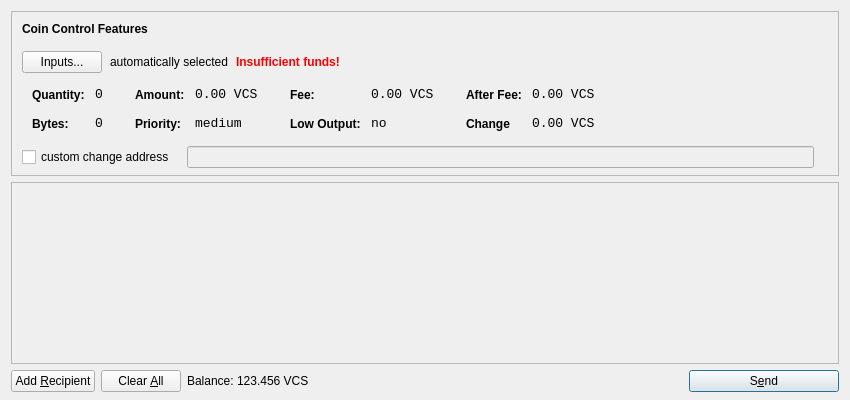
<?xml version="1.0" encoding="UTF-8"?>
<ui version="4.0">
 <class>SendCoinsDialog</class>
 <widget class="QDialog" name="SendCoinsDialog">
  <property name="geometry">
   <rect>
    <x>0</x>
    <y>0</y>
    <width>850</width>
    <height>400</height>
   </rect>
  </property>
  <property name="windowTitle">
   <string>Send Coins</string>
  </property>
  <layout class="QVBoxLayout" name="verticalLayout" stretch="0,1,0">
   <property name="bottomMargin">
    <number>8</number>
   </property>
   <item>
    <widget class="QFrame" name="frameCoinControl">
     <property name="sizePolicy">
      <sizepolicy hsizetype="Expanding" vsizetype="Expanding">
       <horstretch>0</horstretch>
       <verstretch>0</verstretch>
      </sizepolicy>
     </property>
     <property name="maximumSize">
      <size>
       <width>16777215</width>
       <height>16777215</height>
      </size>
     </property>
     <property name="frameShape">
      <enum>QFrame::StyledPanel</enum>
     </property>
     <property name="frameShadow">
      <enum>QFrame::Sunken</enum>
     </property>
     <layout class="QVBoxLayout" name="verticalLayoutCoinControl2">
      <property name="spacing">
       <number>-1</number>
      </property>
      <property name="leftMargin">
       <number>0</number>
      </property>
      <property name="topMargin">
       <number>0</number>
      </property>
      <property name="rightMargin">
       <number>0</number>
      </property>
      <property name="bottomMargin">
       <number>6</number>
      </property>
      <item>
       <layout class="QVBoxLayout" name="verticalLayoutCoinControl" stretch="0,0,0,0,1">
        <property name="spacing">
         <number>0</number>
        </property>
        <property name="leftMargin">
         <number>10</number>
        </property>
        <property name="topMargin">
         <number>10</number>
        </property>
        <item>
         <layout class="QHBoxLayout" name="horizontalLayoutCoinControl1">
          <property name="bottomMargin">
           <number>15</number>
          </property>
          <item>
           <widget class="QLabel" name="labelCoinControlFeatures">
            <property name="sizePolicy">
             <sizepolicy hsizetype="Preferred" vsizetype="Maximum">
              <horstretch>0</horstretch>
              <verstretch>0</verstretch>
             </sizepolicy>
            </property>
            <property name="font">
             <font>
              <weight>75</weight>
              <bold>true</bold>
             </font>
            </property>
            <property name="styleSheet">
             <string notr="true">font-weight:bold;</string>
            </property>
            <property name="text">
             <string>Coin Control Features</string>
            </property>
           </widget>
          </item>
         </layout>
        </item>
        <item>
         <layout class="QHBoxLayout" name="horizontalLayoutCoinControl2" stretch="0,0,0,0">
          <property name="spacing">
           <number>8</number>
          </property>
          <property name="bottomMargin">
           <number>10</number>
          </property>
          <item>
           <widget class="QPushButton" name="pushButtonCoinControl">
            <property name="styleSheet">
             <string notr="true"/>
            </property>
            <property name="text">
             <string>Inputs...</string>
            </property>
           </widget>
          </item>
          <item>
           <widget class="QLabel" name="labelCoinControlAutomaticallySelected">
            <property name="text">
             <string>automatically selected</string>
            </property>
            <property name="margin">
             <number>5</number>
            </property>
           </widget>
          </item>
          <item>
           <widget class="QLabel" name="labelCoinControlInsuffFunds">
            <property name="font">
             <font>
              <weight>75</weight>
              <bold>true</bold>
             </font>
            </property>
            <property name="styleSheet">
             <string notr="true">color:red;font-weight:bold;</string>
            </property>
            <property name="text">
             <string>Insufficient funds!</string>
            </property>
            <property name="margin">
             <number>5</number>
            </property>
           </widget>
          </item>
          <item>
           <spacer name="horizontalSpacerCoinControl">
            <property name="orientation">
             <enum>Qt::Horizontal</enum>
            </property>
            <property name="sizeHint" stdset="0">
             <size>
              <width>40</width>
              <height>1</height>
             </size>
            </property>
           </spacer>
          </item>
         </layout>
        </item>
        <item>
         <widget class="QWidget" name="widgetCoinControl" native="true">
          <property name="sizePolicy">
           <sizepolicy hsizetype="Preferred" vsizetype="Preferred">
            <horstretch>0</horstretch>
            <verstretch>0</verstretch>
           </sizepolicy>
          </property>
          <property name="minimumSize">
           <size>
            <width>0</width>
            <height>0</height>
           </size>
          </property>
          <property name="styleSheet">
           <string notr="true"/>
          </property>
          <layout class="QHBoxLayout" name="horizontalLayoutCoinControl5">
           <property name="margin">
            <number>0</number>
           </property>
           <item>
            <layout class="QHBoxLayout" name="horizontalLayoutCoinControl3" stretch="0,0,0,1">
             <property name="spacing">
              <number>20</number>
             </property>
             <property name="topMargin">
              <number>0</number>
             </property>
             <property name="bottomMargin">
              <number>10</number>
             </property>
             <item>
              <layout class="QFormLayout" name="formLayoutCoinControl1">
               <property name="horizontalSpacing">
                <number>10</number>
               </property>
               <property name="verticalSpacing">
                <number>14</number>
               </property>
               <property name="leftMargin">
                <number>10</number>
               </property>
               <property name="topMargin">
                <number>4</number>
               </property>
               <property name="rightMargin">
                <number>6</number>
               </property>
               <item row="0" column="0">
                <widget class="QLabel" name="labelCoinControlQuantityText">
                 <property name="styleSheet">
                  <string notr="true">font-weight:bold;</string>
                 </property>
                 <property name="text">
                  <string>Quantity:</string>
                 </property>
                 <property name="margin">
                  <number>0</number>
                 </property>
                </widget>
               </item>
               <item row="0" column="1">
                <widget class="QLabel" name="labelCoinControlQuantity">
                 <property name="font">
                  <font>
                   <family>Monospace</family>
                   <pointsize>10</pointsize>
                  </font>
                 </property>
                 <property name="cursor">
                  <cursorShape>IBeamCursor</cursorShape>
                 </property>
                 <property name="contextMenuPolicy">
                  <enum>Qt::ActionsContextMenu</enum>
                 </property>
                 <property name="text">
                  <string>0</string>
                 </property>
                 <property name="margin">
                  <number>0</number>
                 </property>
                 <property name="textInteractionFlags">
                  <set>Qt::LinksAccessibleByMouse|Qt::TextSelectableByKeyboard|Qt::TextSelectableByMouse</set>
                 </property>
                </widget>
               </item>
               <item row="1" column="0">
                <widget class="QLabel" name="labelCoinControlBytesText">
                 <property name="styleSheet">
                  <string notr="true">font-weight:bold;</string>
                 </property>
                 <property name="text">
                  <string>Bytes:</string>
                 </property>
                </widget>
               </item>
               <item row="1" column="1">
                <widget class="QLabel" name="labelCoinControlBytes">
                 <property name="font">
                  <font>
                   <family>Monospace</family>
                   <pointsize>10</pointsize>
                  </font>
                 </property>
                 <property name="cursor">
                  <cursorShape>IBeamCursor</cursorShape>
                 </property>
                 <property name="contextMenuPolicy">
                  <enum>Qt::ActionsContextMenu</enum>
                 </property>
                 <property name="text">
                  <string>0</string>
                 </property>
                 <property name="textInteractionFlags">
                  <set>Qt::LinksAccessibleByMouse|Qt::TextSelectableByKeyboard|Qt::TextSelectableByMouse</set>
                 </property>
                </widget>
               </item>
              </layout>
             </item>
             <item>
              <layout class="QFormLayout" name="formLayoutCoinControl2">
               <property name="horizontalSpacing">
                <number>10</number>
               </property>
               <property name="verticalSpacing">
                <number>14</number>
               </property>
               <property name="leftMargin">
                <number>6</number>
               </property>
               <property name="topMargin">
                <number>4</number>
               </property>
               <property name="rightMargin">
                <number>6</number>
               </property>
               <item row="0" column="0">
                <widget class="QLabel" name="labelCoinControlAmountText">
                 <property name="styleSheet">
                  <string notr="true">font-weight:bold;</string>
                 </property>
                 <property name="text">
                  <string>Amount:</string>
                 </property>
                 <property name="margin">
                  <number>0</number>
                 </property>
                </widget>
               </item>
               <item row="0" column="1">
                <widget class="QLabel" name="labelCoinControlAmount">
                 <property name="font">
                  <font>
                   <family>Monospace</family>
                   <pointsize>10</pointsize>
                  </font>
                 </property>
                 <property name="cursor">
                  <cursorShape>IBeamCursor</cursorShape>
                 </property>
                 <property name="contextMenuPolicy">
                  <enum>Qt::ActionsContextMenu</enum>
                 </property>
                 <property name="text">
                  <string>0.00 VCS</string>
                 </property>
                 <property name="textInteractionFlags">
                  <set>Qt::LinksAccessibleByMouse|Qt::TextSelectableByKeyboard|Qt::TextSelectableByMouse</set>
                 </property>
                </widget>
               </item>
               <item row="1" column="0">
                <widget class="QLabel" name="labelCoinControlPriorityText">
                 <property name="styleSheet">
                  <string notr="true">font-weight:bold;</string>
                 </property>
                 <property name="text">
                  <string>Priority:</string>
                 </property>
                </widget>
               </item>
               <item row="1" column="1">
                <widget class="QLabel" name="labelCoinControlPriority">
                 <property name="font">
                  <font>
                   <family>Monospace</family>
                   <pointsize>10</pointsize>
                  </font>
                 </property>
                 <property name="cursor">
                  <cursorShape>IBeamCursor</cursorShape>
                 </property>
                 <property name="contextMenuPolicy">
                  <enum>Qt::ActionsContextMenu</enum>
                 </property>
                 <property name="text">
                  <string>medium</string>
                 </property>
                 <property name="textInteractionFlags">
                  <set>Qt::LinksAccessibleByMouse|Qt::TextSelectableByKeyboard|Qt::TextSelectableByMouse</set>
                 </property>
                </widget>
               </item>
              </layout>
             </item>
             <item>
              <layout class="QFormLayout" name="formLayoutCoinControl3">
               <property name="horizontalSpacing">
                <number>10</number>
               </property>
               <property name="verticalSpacing">
                <number>14</number>
               </property>
               <property name="leftMargin">
                <number>6</number>
               </property>
               <property name="topMargin">
                <number>4</number>
               </property>
               <property name="rightMargin">
                <number>6</number>
               </property>
               <item row="0" column="0">
                <widget class="QLabel" name="labelCoinControlFeeText">
                 <property name="styleSheet">
                  <string notr="true">font-weight:bold;</string>
                 </property>
                 <property name="text">
                  <string>Fee:</string>
                 </property>
                 <property name="margin">
                  <number>0</number>
                 </property>
                </widget>
               </item>
               <item row="0" column="1">
                <widget class="QLabel" name="labelCoinControlFee">
                 <property name="font">
                  <font>
                   <family>Monospace</family>
                   <pointsize>10</pointsize>
                  </font>
                 </property>
                 <property name="cursor">
                  <cursorShape>IBeamCursor</cursorShape>
                 </property>
                 <property name="contextMenuPolicy">
                  <enum>Qt::ActionsContextMenu</enum>
                 </property>
                 <property name="text">
                  <string>0.00 VCS</string>
                 </property>
                 <property name="textInteractionFlags">
                  <set>Qt::LinksAccessibleByMouse|Qt::TextSelectableByKeyboard|Qt::TextSelectableByMouse</set>
                 </property>
                </widget>
               </item>
               <item row="1" column="0">
                <widget class="QLabel" name="labelCoinControlLowOutputText">
                 <property name="styleSheet">
                  <string notr="true">font-weight:bold;</string>
                 </property>
                 <property name="text">
                  <string>Low Output:</string>
                 </property>
                </widget>
               </item>
               <item row="1" column="1">
                <widget class="QLabel" name="labelCoinControlLowOutput">
                 <property name="font">
                  <font>
                   <family>Monospace</family>
                   <pointsize>10</pointsize>
                  </font>
                 </property>
                 <property name="cursor">
                  <cursorShape>IBeamCursor</cursorShape>
                 </property>
                 <property name="contextMenuPolicy">
                  <enum>Qt::ActionsContextMenu</enum>
                 </property>
                 <property name="text">
                  <string>no</string>
                 </property>
                 <property name="textInteractionFlags">
                  <set>Qt::LinksAccessibleByMouse|Qt::TextSelectableByKeyboard|Qt::TextSelectableByMouse</set>
                 </property>
                </widget>
               </item>
              </layout>
             </item>
             <item>
              <layout class="QFormLayout" name="formLayoutCoinControl4">
               <property name="horizontalSpacing">
                <number>10</number>
               </property>
               <property name="verticalSpacing">
                <number>14</number>
               </property>
               <property name="leftMargin">
                <number>6</number>
               </property>
               <property name="topMargin">
                <number>4</number>
               </property>
               <property name="rightMargin">
                <number>6</number>
               </property>
               <item row="0" column="0">
                <widget class="QLabel" name="labelCoinControlAfterFeeText">
                 <property name="styleSheet">
                  <string notr="true">font-weight:bold;</string>
                 </property>
                 <property name="text">
                  <string>After Fee:</string>
                 </property>
                 <property name="margin">
                  <number>0</number>
                 </property>
                </widget>
               </item>
               <item row="0" column="1">
                <widget class="QLabel" name="labelCoinControlAfterFee">
                 <property name="font">
                  <font>
                   <family>Monospace</family>
                   <pointsize>10</pointsize>
                  </font>
                 </property>
                 <property name="cursor">
                  <cursorShape>IBeamCursor</cursorShape>
                 </property>
                 <property name="contextMenuPolicy">
                  <enum>Qt::ActionsContextMenu</enum>
                 </property>
                 <property name="text">
                  <string>0.00 VCS</string>
                 </property>
                 <property name="textInteractionFlags">
                  <set>Qt::LinksAccessibleByMouse|Qt::TextSelectableByKeyboard|Qt::TextSelectableByMouse</set>
                 </property>
                </widget>
               </item>
               <item row="1" column="0">
                <widget class="QLabel" name="labelCoinControlChangeText">
                 <property name="styleSheet">
                  <string notr="true">font-weight:bold;</string>
                 </property>
                 <property name="text">
                  <string>Change</string>
                 </property>
                </widget>
               </item>
               <item row="1" column="1">
                <widget class="QLabel" name="labelCoinControlChange">
                 <property name="font">
                  <font>
                   <family>Monospace</family>
                   <pointsize>10</pointsize>
                  </font>
                 </property>
                 <property name="cursor">
                  <cursorShape>IBeamCursor</cursorShape>
                 </property>
                 <property name="contextMenuPolicy">
                  <enum>Qt::ActionsContextMenu</enum>
                 </property>
                 <property name="text">
                  <string>0.00 VCS</string>
                 </property>
                 <property name="textInteractionFlags">
                  <set>Qt::LinksAccessibleByMouse|Qt::TextSelectableByKeyboard|Qt::TextSelectableByMouse</set>
                 </property>
                </widget>
               </item>
              </layout>
             </item>
            </layout>
           </item>
          </layout>
         </widget>
        </item>
        <item>
         <layout class="QHBoxLayout" name="horizontalLayoutCoinControl4" stretch="0,0,0">
          <property name="spacing">
           <number>12</number>
          </property>
          <property name="sizeConstraint">
           <enum>QLayout::SetDefaultConstraint</enum>
          </property>
          <property name="topMargin">
           <number>5</number>
          </property>
          <property name="rightMargin">
           <number>5</number>
          </property>
          <item>
           <widget class="QCheckBox" name="checkBoxCoinControlChange">
            <property name="text">
             <string>custom change address</string>
            </property>
           </widget>
          </item>
          <item>
           <widget class="QLineEdit" name="lineEditCoinControlChange">
            <property name="enabled">
             <bool>false</bool>
            </property>
            <property name="sizePolicy">
             <sizepolicy hsizetype="Expanding" vsizetype="Fixed">
              <horstretch>0</horstretch>
              <verstretch>0</verstretch>
             </sizepolicy>
            </property>
           </widget>
          </item>
          <item>
           <widget class="QLabel" name="labelCoinControlChangeLabel">
            <property name="sizePolicy">
             <sizepolicy hsizetype="Preferred" vsizetype="Expanding">
              <horstretch>0</horstretch>
              <verstretch>0</verstretch>
             </sizepolicy>
            </property>
            <property name="minimumSize">
             <size>
              <width>0</width>
              <height>0</height>
             </size>
            </property>
            <property name="text">
             <string/>
            </property>
            <property name="margin">
             <number>3</number>
            </property>
           </widget>
          </item>
         </layout>
        </item>
        <item>
         <spacer name="verticalSpacerCoinControl">
          <property name="orientation">
           <enum>Qt::Vertical</enum>
          </property>
          <property name="sizeHint" stdset="0">
           <size>
            <width>800</width>
            <height>1</height>
           </size>
          </property>
         </spacer>
        </item>
       </layout>
      </item>
     </layout>
    </widget>
   </item>
   <item>
    <widget class="QScrollArea" name="scrollArea">
     <property name="widgetResizable">
      <bool>true</bool>
     </property>
     <widget class="QWidget" name="scrollAreaWidgetContents">
      <property name="geometry">
       <rect>
        <x>0</x>
        <y>0</y>
        <width>830</width>
        <height>165</height>
       </rect>
      </property>
      <layout class="QVBoxLayout" name="verticalLayout_2">
       <property name="margin">
        <number>0</number>
       </property>
       <item>
        <layout class="QVBoxLayout" name="entries">
         <property name="spacing">
          <number>6</number>
         </property>
        </layout>
       </item>
       <item>
        <spacer name="verticalSpacer">
         <property name="orientation">
          <enum>Qt::Vertical</enum>
         </property>
         <property name="sizeHint" stdset="0">
          <size>
           <width>20</width>
           <height>40</height>
          </size>
         </property>
        </spacer>
       </item>
      </layout>
     </widget>
    </widget>
   </item>
   <item>
    <layout class="QHBoxLayout" name="horizontalLayout">
     <item>
      <widget class="QPushButton" name="addButton">
       <property name="toolTip">
        <string>Send to multiple recipients at once</string>
       </property>
       <property name="text">
        <string>Add &amp;Recipient</string>
       </property>
       <property name="icon">
        <iconset resource="../bitcoin.qrc">
         <normaloff>:/icons/add</normaloff>:/icons/add</iconset>
       </property>
       <property name="autoDefault">
        <bool>false</bool>
       </property>
      </widget>
     </item>
     <item>
      <widget class="QPushButton" name="clearButton">
       <property name="sizePolicy">
        <sizepolicy hsizetype="Minimum" vsizetype="Fixed">
         <horstretch>0</horstretch>
         <verstretch>0</verstretch>
        </sizepolicy>
       </property>
       <property name="toolTip">
        <string>Remove all transaction fields</string>
       </property>
       <property name="text">
        <string>Clear &amp;All</string>
       </property>
       <property name="icon">
        <iconset resource="../bitcoin.qrc">
         <normaloff>:/icons/remove</normaloff>:/icons/remove</iconset>
       </property>
       <property name="autoRepeatDelay">
        <number>300</number>
       </property>
       <property name="autoDefault">
        <bool>false</bool>
       </property>
      </widget>
     </item>
     <item>
      <layout class="QHBoxLayout" name="horizontalLayout_2">
       <property name="spacing">
        <number>3</number>
       </property>
       <item>
        <widget class="QLabel" name="label">
         <property name="sizePolicy">
          <sizepolicy hsizetype="Preferred" vsizetype="Fixed">
           <horstretch>0</horstretch>
           <verstretch>0</verstretch>
          </sizepolicy>
         </property>
         <property name="text">
          <string>Balance:</string>
         </property>
        </widget>
       </item>
       <item>
        <widget class="QLabel" name="labelBalance">
         <property name="sizePolicy">
          <sizepolicy hsizetype="Preferred" vsizetype="Fixed">
           <horstretch>0</horstretch>
           <verstretch>0</verstretch>
          </sizepolicy>
         </property>
         <property name="cursor">
          <cursorShape>IBeamCursor</cursorShape>
         </property>
         <property name="text">
          <string>123.456 VCS</string>
         </property>
         <property name="textInteractionFlags">
          <set>Qt::LinksAccessibleByMouse|Qt::TextSelectableByKeyboard|Qt::TextSelectableByMouse</set>
         </property>
        </widget>
       </item>
      </layout>
     </item>
     <item>
      <spacer name="horizontalSpacer">
       <property name="orientation">
        <enum>Qt::Horizontal</enum>
       </property>
       <property name="sizeHint" stdset="0">
        <size>
         <width>40</width>
         <height>20</height>
        </size>
       </property>
      </spacer>
     </item>
     <item>
      <widget class="QPushButton" name="sendButton">
       <property name="minimumSize">
        <size>
         <width>150</width>
         <height>0</height>
        </size>
       </property>
       <property name="toolTip">
        <string>Confirm the send action</string>
       </property>
       <property name="text">
        <string>S&amp;end</string>
       </property>
       <property name="icon">
        <iconset resource="../bitcoin.qrc">
         <normaloff>:/icons/send</normaloff>:/icons/send</iconset>
       </property>
       <property name="default">
        <bool>true</bool>
       </property>
      </widget>
     </item>
    </layout>
   </item>
  </layout>
 </widget>
 <resources>
  <include location="../bitcoin.qrc"/>
 </resources>
 <connections/>
</ui>
